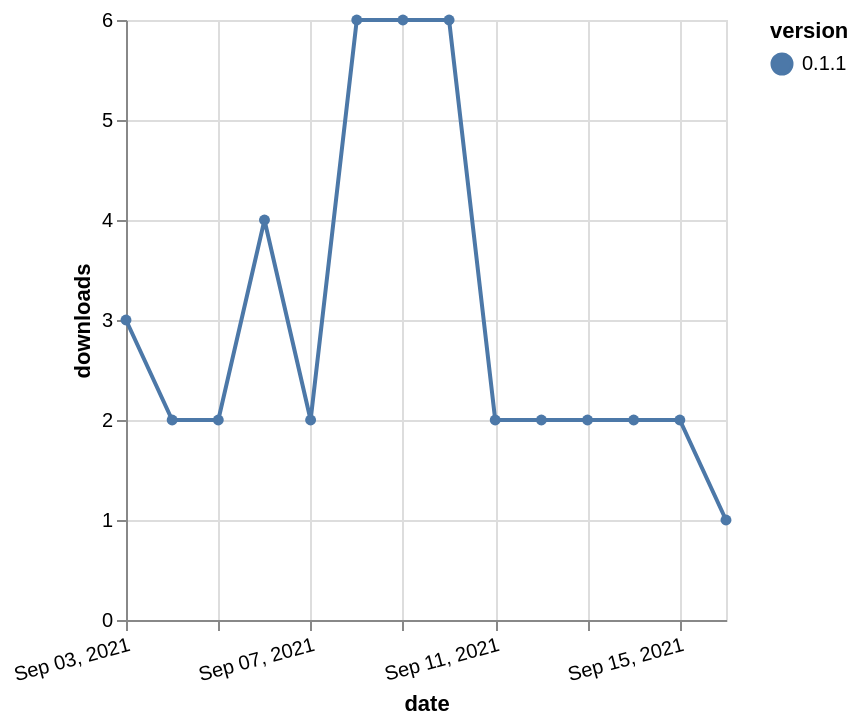

Express this chart as Vega-Lite.
### Vega-Lite specification from a JSON file in a GitHub repository (floating-point values rounded to 4 significant figures)
{"$schema": "https://vega.github.io/schema/vega-lite/v5.json", "description": "A simple bar chart with embedded data.", "data": {"values": [{"date": "2021-09-03", "total": 2931, "delta": 3, "version": "0.1.1"}, {"date": "2021-09-04", "total": 2933, "delta": 2, "version": "0.1.1"}, {"date": "2021-09-05", "total": 2935, "delta": 2, "version": "0.1.1"}, {"date": "2021-09-06", "total": 2939, "delta": 4, "version": "0.1.1"}, {"date": "2021-09-07", "total": 2941, "delta": 2, "version": "0.1.1"}, {"date": "2021-09-08", "total": 2947, "delta": 6, "version": "0.1.1"}, {"date": "2021-09-09", "total": 2953, "delta": 6, "version": "0.1.1"}, {"date": "2021-09-10", "total": 2959, "delta": 6, "version": "0.1.1"}, {"date": "2021-09-11", "total": 2961, "delta": 2, "version": "0.1.1"}, {"date": "2021-09-12", "total": 2963, "delta": 2, "version": "0.1.1"}, {"date": "2021-09-13", "total": 2965, "delta": 2, "version": "0.1.1"}, {"date": "2021-09-14", "total": 2967, "delta": 2, "version": "0.1.1"}, {"date": "2021-09-15", "total": 2969, "delta": 2, "version": "0.1.1"}, {"date": "2021-09-16", "total": 2970, "delta": 1, "version": "0.1.1"}]}, "width": "container", "mark": {"type": "line", "point": {"filled": true}}, "encoding": {"x": {"field": "date", "type": "temporal", "timeUnit": "yearmonthdate", "title": "date", "axis": {"labelAngle": -15}}, "y": {"field": "delta", "type": "quantitative", "title": "downloads"}, "color": {"field": "version", "type": "nominal"}, "tooltip": {"field": "delta"}}}
